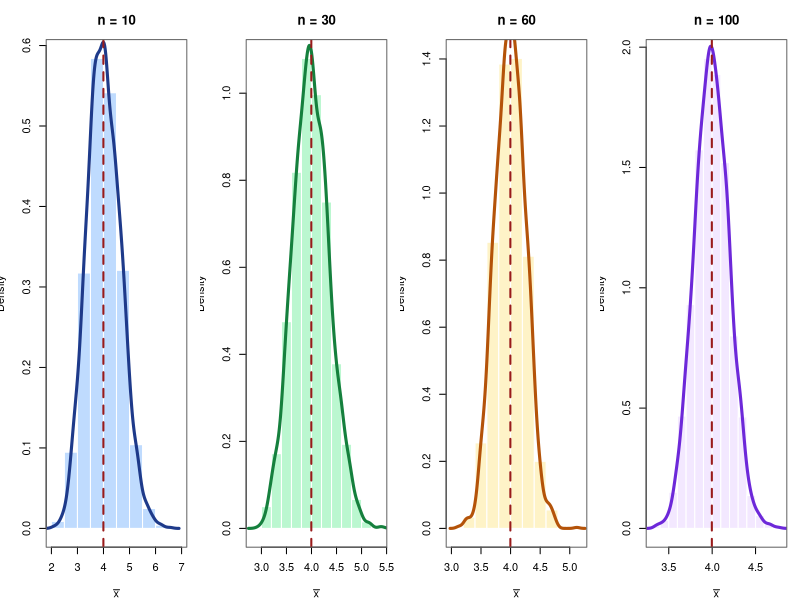

Reproduce this figure in R.
## ---- chunk 1
#| echo: false
#| fig-width: 12
#| fig-height: 4.5
#| fig-align: center
set.seed(7)
pop <- rgamma(100000, shape = 4, rate = 1)
mu_pop <- mean(pop)
ns <- c(10, 30, 60, 100)
par(mfrow = c(1, 4), mar = c(4, 3.5, 3, 1), family = "sans")
cols  <- c("#bfdbfe","#bbf7d0","#fef3c7","#f3e8ff")
lcols <- c("#1e3a8a","#15803d","#b45309","#6d28d9")
for (i in seq_along(ns)) {
  n <- ns[i]
  medias <- replicate(3000, mean(sample(pop, n)))
  hist(medias, probability = TRUE, col = cols[i], border = "white",
       main = paste0("n = ", n),
       sub  = paste0("SE ≈ ", round(sd(medias), 3)),
       xlab = expression(bar(x)), cex.main = 1.2, cex.sub = 0.95, cex.lab = 1)
  lines(density(medias), lwd = 3, col = lcols[i])
  abline(v = mu_pop, col = "#991b1b", lwd = 2, lty = 2)
  box(col = "gray40")
}
